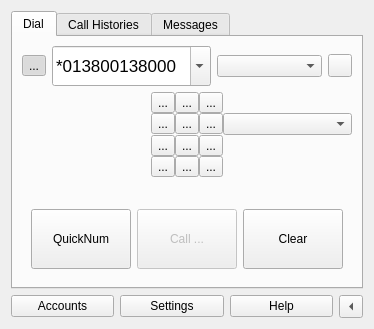
<?xml version="1.0" encoding="UTF-8"?>
<ui version="4.0">
 <class>MosipPhone</class>
 <widget class="QWidget" name="MosipPhone">
  <property name="geometry">
   <rect>
    <x>0</x>
    <y>0</y>
    <width>374</width>
    <height>329</height>
   </rect>
  </property>
  <property name="windowTitle">
   <string>Form</string>
  </property>
  <layout class="QVBoxLayout" name="verticalLayout_4">
   <item>
    <widget class="QTabWidget" name="tabWidget">
     <property name="sizePolicy">
      <sizepolicy hsizetype="Preferred" vsizetype="Expanding">
       <horstretch>0</horstretch>
       <verstretch>0</verstretch>
      </sizepolicy>
     </property>
     <property name="currentIndex">
      <number>0</number>
     </property>
     <widget class="QWidget" name="tab">
      <attribute name="icon">
       <iconset resource="kitphone.qrc">
        <normaloff>:/skins/default/phone.png</normaloff>:/skins/default/phone.png</iconset>
      </attribute>
      <attribute name="title">
       <string>Dial</string>
      </attribute>
      <layout class="QVBoxLayout" name="verticalLayout_2">
       <item>
        <layout class="QHBoxLayout" name="horizontalLayout_4">
         <item>
          <widget class="QToolButton" name="toolButton_4">
           <property name="text">
            <string>...</string>
           </property>
           <property name="icon">
            <iconset resource="kitphone.qrc">
             <normaloff>:/skins/default/keyboard.png</normaloff>:/skins/default/keyboard.png</iconset>
           </property>
           <property name="checkable">
            <bool>true</bool>
           </property>
           <property name="checked">
            <bool>true</bool>
           </property>
          </widget>
         </item>
         <item>
          <widget class="QComboBox" name="comboBox_7">
           <property name="sizePolicy">
            <sizepolicy hsizetype="Preferred" vsizetype="Fixed">
             <horstretch>0</horstretch>
             <verstretch>0</verstretch>
            </sizepolicy>
           </property>
           <property name="minimumSize">
            <size>
             <width>0</width>
             <height>40</height>
            </size>
           </property>
           <property name="font">
            <font>
             <pointsize>13</pointsize>
             <weight>50</weight>
             <bold>false</bold>
             <kerning>true</kerning>
            </font>
           </property>
           <property name="toolTip">
            <string>phone number: such as 123-12344556</string>
           </property>
           <property name="editable">
            <bool>true</bool>
           </property>
           <item>
            <property name="text">
             <string>*013800138000</string>
            </property>
           </item>
           <item>
            <property name="text">
             <string>*01068730066</string>
            </property>
           </item>
           <item>
            <property name="text">
             <string>*01096196</string>
            </property>
           </item>
          </widget>
         </item>
         <item>
          <widget class="QComboBox" name="comboBox_4">
           <property name="sizePolicy">
            <sizepolicy hsizetype="Preferred" vsizetype="Fixed">
             <horstretch>0</horstretch>
             <verstretch>0</verstretch>
            </sizepolicy>
           </property>
           <property name="maximumSize">
            <size>
             <width>105</width>
             <height>16777215</height>
            </size>
           </property>
          </widget>
         </item>
         <item>
          <widget class="QToolButton" name="toolButton_2">
           <property name="text">
            <string/>
           </property>
           <property name="icon">
            <iconset resource="kitphone.qrc">
             <normaloff>:/skins/default/progress.gif</normaloff>:/skins/default/progress.gif</iconset>
           </property>
          </widget>
         </item>
        </layout>
       </item>
       <item>
        <widget class="QWidget" name="widget_2" native="true">
         <layout class="QGridLayout" name="gridLayout">
          <property name="margin">
           <number>0</number>
          </property>
          <property name="spacing">
           <number>0</number>
          </property>
          <item row="0" column="1">
           <widget class="QToolButton" name="toolButton_15">
            <property name="text">
             <string>...</string>
            </property>
            <property name="icon">
             <iconset resource="kitphone.qrc">
              <normaloff>:/skins/default/digit1.png</normaloff>:/skins/default/digit1.png</iconset>
            </property>
            <property name="iconSize">
             <size>
              <width>50</width>
              <height>22</height>
             </size>
            </property>
           </widget>
          </item>
          <item row="0" column="2">
           <widget class="QToolButton" name="toolButton_16">
            <property name="text">
             <string>...</string>
            </property>
            <property name="icon">
             <iconset resource="kitphone.qrc">
              <normaloff>:/skins/default/digit2.png</normaloff>:/skins/default/digit2.png</iconset>
            </property>
            <property name="iconSize">
             <size>
              <width>50</width>
              <height>22</height>
             </size>
            </property>
           </widget>
          </item>
          <item row="0" column="3">
           <widget class="QToolButton" name="toolButton_17">
            <property name="text">
             <string>...</string>
            </property>
            <property name="icon">
             <iconset resource="kitphone.qrc">
              <normaloff>:/skins/default/digit3.png</normaloff>:/skins/default/digit3.png</iconset>
            </property>
            <property name="iconSize">
             <size>
              <width>50</width>
              <height>22</height>
             </size>
            </property>
           </widget>
          </item>
          <item row="1" column="0">
           <spacer name="horizontalSpacer_3">
            <property name="orientation">
             <enum>Qt::Horizontal</enum>
            </property>
            <property name="sizeHint" stdset="0">
             <size>
              <width>25</width>
              <height>20</height>
             </size>
            </property>
           </spacer>
          </item>
          <item row="1" column="1">
           <widget class="QToolButton" name="toolButton_18">
            <property name="text">
             <string>...</string>
            </property>
            <property name="icon">
             <iconset resource="kitphone.qrc">
              <normaloff>:/skins/default/digit4.png</normaloff>:/skins/default/digit4.png</iconset>
            </property>
            <property name="iconSize">
             <size>
              <width>50</width>
              <height>22</height>
             </size>
            </property>
           </widget>
          </item>
          <item row="1" column="2">
           <widget class="QToolButton" name="toolButton_19">
            <property name="text">
             <string>...</string>
            </property>
            <property name="icon">
             <iconset resource="kitphone.qrc">
              <normaloff>:/skins/default/digit5.png</normaloff>:/skins/default/digit5.png</iconset>
            </property>
            <property name="iconSize">
             <size>
              <width>50</width>
              <height>22</height>
             </size>
            </property>
           </widget>
          </item>
          <item row="1" column="3">
           <widget class="QToolButton" name="toolButton_20">
            <property name="text">
             <string>...</string>
            </property>
            <property name="icon">
             <iconset resource="kitphone.qrc">
              <normaloff>:/skins/default/digit6.png</normaloff>:/skins/default/digit6.png</iconset>
            </property>
            <property name="iconSize">
             <size>
              <width>50</width>
              <height>22</height>
             </size>
            </property>
           </widget>
          </item>
          <item row="2" column="1">
           <widget class="QToolButton" name="toolButton_21">
            <property name="text">
             <string>...</string>
            </property>
            <property name="icon">
             <iconset resource="kitphone.qrc">
              <normaloff>:/skins/default/digit7.png</normaloff>:/skins/default/digit7.png</iconset>
            </property>
            <property name="iconSize">
             <size>
              <width>50</width>
              <height>22</height>
             </size>
            </property>
           </widget>
          </item>
          <item row="2" column="2">
           <widget class="QToolButton" name="toolButton_22">
            <property name="text">
             <string>...</string>
            </property>
            <property name="icon">
             <iconset resource="kitphone.qrc">
              <normaloff>:/skins/default/digit8.png</normaloff>:/skins/default/digit8.png</iconset>
            </property>
            <property name="iconSize">
             <size>
              <width>50</width>
              <height>22</height>
             </size>
            </property>
           </widget>
          </item>
          <item row="2" column="3">
           <widget class="QToolButton" name="toolButton_23">
            <property name="text">
             <string>...</string>
            </property>
            <property name="icon">
             <iconset resource="kitphone.qrc">
              <normaloff>:/skins/default/digit9.png</normaloff>:/skins/default/digit9.png</iconset>
            </property>
            <property name="iconSize">
             <size>
              <width>50</width>
              <height>22</height>
             </size>
            </property>
           </widget>
          </item>
          <item row="2" column="4">
           <spacer name="horizontalSpacer_2">
            <property name="orientation">
             <enum>Qt::Horizontal</enum>
            </property>
            <property name="sizeHint" stdset="0">
             <size>
              <width>75</width>
              <height>20</height>
             </size>
            </property>
           </spacer>
          </item>
          <item row="3" column="1">
           <widget class="QToolButton" name="toolButton_24">
            <property name="text">
             <string>...</string>
            </property>
            <property name="icon">
             <iconset resource="kitphone.qrc">
              <normaloff>:/skins/default/digitstar.png</normaloff>:/skins/default/digitstar.png</iconset>
            </property>
            <property name="iconSize">
             <size>
              <width>50</width>
              <height>22</height>
             </size>
            </property>
           </widget>
          </item>
          <item row="3" column="2">
           <widget class="QToolButton" name="toolButton_14">
            <property name="text">
             <string>...</string>
            </property>
            <property name="icon">
             <iconset resource="kitphone.qrc">
              <normaloff>:/skins/default/digit0.png</normaloff>:/skins/default/digit0.png</iconset>
            </property>
            <property name="iconSize">
             <size>
              <width>50</width>
              <height>22</height>
             </size>
            </property>
           </widget>
          </item>
          <item row="3" column="3">
           <widget class="QToolButton" name="toolButton_25">
            <property name="text">
             <string>...</string>
            </property>
            <property name="icon">
             <iconset resource="kitphone.qrc">
              <normaloff>:/skins/default/digitpound.png</normaloff>:/skins/default/digitpound.png</iconset>
            </property>
            <property name="iconSize">
             <size>
              <width>50</width>
              <height>22</height>
             </size>
            </property>
           </widget>
          </item>
          <item row="1" column="4">
           <widget class="QComboBox" name="comboBox">
            <property name="toolTip">
             <string>语音编码</string>
            </property>
           </widget>
          </item>
          <item row="4" column="2">
           <spacer name="verticalSpacer">
            <property name="orientation">
             <enum>Qt::Vertical</enum>
            </property>
            <property name="sizeHint" stdset="0">
             <size>
              <width>20</width>
              <height>40</height>
             </size>
            </property>
           </spacer>
          </item>
         </layout>
        </widget>
       </item>
       <item>
        <widget class="QStackedWidget" name="stackedWidget">
         <property name="currentIndex">
          <number>0</number>
         </property>
         <widget class="QWidget" name="page">
          <layout class="QHBoxLayout" name="horizontalLayout_2">
           <item>
            <widget class="QPushButton" name="pushButton_4">
             <property name="minimumSize">
              <size>
               <width>0</width>
               <height>60</height>
              </size>
             </property>
             <property name="text">
              <string>QuickNum</string>
             </property>
             <property name="icon">
              <iconset resource="kitphone.qrc">
               <normaloff>:/skins/default/images.jpeg</normaloff>:/skins/default/images.jpeg</iconset>
             </property>
             <property name="iconSize">
              <size>
               <width>32</width>
               <height>32</height>
              </size>
             </property>
            </widget>
           </item>
           <item>
            <widget class="QPushButton" name="pushButton_5">
             <property name="enabled">
              <bool>false</bool>
             </property>
             <property name="minimumSize">
              <size>
               <width>0</width>
               <height>60</height>
              </size>
             </property>
             <property name="sizeIncrement">
              <size>
               <width>0</width>
               <height>0</height>
              </size>
             </property>
             <property name="baseSize">
              <size>
               <width>0</width>
               <height>0</height>
              </size>
             </property>
             <property name="text">
              <string>Call ...</string>
             </property>
             <property name="icon">
              <iconset resource="kitphone.qrc">
               <normaloff>:/skins/default/phone_32.png</normaloff>:/skins/default/phone_32.png</iconset>
             </property>
             <property name="iconSize">
              <size>
               <width>32</width>
               <height>32</height>
              </size>
             </property>
            </widget>
           </item>
           <item>
            <widget class="QPushButton" name="pushButton_6">
             <property name="minimumSize">
              <size>
               <width>0</width>
               <height>60</height>
              </size>
             </property>
             <property name="text">
              <string>Clear</string>
             </property>
             <property name="icon">
              <iconset resource="kitphone.qrc">
               <normaloff>:/skins/default/clear.png</normaloff>:/skins/default/clear.png</iconset>
             </property>
             <property name="iconSize">
              <size>
               <width>32</width>
               <height>32</height>
              </size>
             </property>
            </widget>
           </item>
          </layout>
         </widget>
         <widget class="QWidget" name="page_2">
          <layout class="QHBoxLayout" name="horizontalLayout_3">
           <item>
            <layout class="QGridLayout" name="gridLayout_2">
             <item row="0" column="0">
              <widget class="QLabel" name="label">
               <property name="sizePolicy">
                <sizepolicy hsizetype="Maximum" vsizetype="Preferred">
                 <horstretch>0</horstretch>
                 <verstretch>0</verstretch>
                </sizepolicy>
               </property>
               <property name="text">
                <string>Time:</string>
               </property>
              </widget>
             </item>
             <item row="0" column="1">
              <widget class="QLabel" name="label_3">
               <property name="text">
                <string>00:00:00</string>
               </property>
              </widget>
             </item>
             <item row="1" column="0">
              <widget class="QLabel" name="label_2">
               <property name="sizePolicy">
                <sizepolicy hsizetype="Maximum" vsizetype="Preferred">
                 <horstretch>0</horstretch>
                 <verstretch>0</verstretch>
                </sizepolicy>
               </property>
               <property name="text">
                <string>State:</string>
               </property>
              </widget>
             </item>
             <item row="1" column="1">
              <widget class="QLabel" name="label_4">
               <property name="text">
                <string>CALLING</string>
               </property>
              </widget>
             </item>
            </layout>
           </item>
           <item>
            <widget class="QPushButton" name="pushButton_8">
             <property name="enabled">
              <bool>false</bool>
             </property>
             <property name="sizePolicy">
              <sizepolicy hsizetype="Maximum" vsizetype="Fixed">
               <horstretch>0</horstretch>
               <verstretch>0</verstretch>
              </sizepolicy>
             </property>
             <property name="minimumSize">
              <size>
               <width>0</width>
               <height>60</height>
              </size>
             </property>
             <property name="text">
              <string>Hangup</string>
             </property>
             <property name="icon">
              <iconset resource="kitphone.qrc">
               <normaloff>:/skins/default/hangup_20.png</normaloff>:/skins/default/hangup_20.png</iconset>
             </property>
            </widget>
           </item>
          </layout>
         </widget>
        </widget>
       </item>
      </layout>
     </widget>
     <widget class="QWidget" name="tab_2">
      <attribute name="icon">
       <iconset resource="kitphone.qrc">
        <normaloff>:/skins/default/images_call_log.jpeg</normaloff>:/skins/default/images_call_log.jpeg</iconset>
      </attribute>
      <attribute name="title">
       <string>Call Histories</string>
      </attribute>
      <layout class="QVBoxLayout" name="verticalLayout_3">
       <item>
        <layout class="QHBoxLayout" name="horizontalLayout_6">
         <item>
          <widget class="QComboBox" name="comboBox_9">
           <property name="sizePolicy">
            <sizepolicy hsizetype="Expanding" vsizetype="Fixed">
             <horstretch>0</horstretch>
             <verstretch>0</verstretch>
            </sizepolicy>
           </property>
           <property name="editable">
            <bool>true</bool>
           </property>
          </widget>
         </item>
         <item>
          <widget class="QComboBox" name="comboBox_10">
           <property name="sizePolicy">
            <sizepolicy hsizetype="Preferred" vsizetype="Fixed">
             <horstretch>0</horstretch>
             <verstretch>0</verstretch>
            </sizepolicy>
           </property>
           <item>
            <property name="text">
             <string>All</string>
            </property>
           </item>
           <item>
            <property name="text">
             <string>Missed</string>
            </property>
           </item>
           <item>
            <property name="text">
             <string>Received</string>
            </property>
           </item>
           <item>
            <property name="text">
             <string>Deleted</string>
            </property>
           </item>
          </widget>
         </item>
         <item>
          <widget class="QToolButton" name="toolButton_9">
           <property name="text">
            <string>...</string>
           </property>
          </widget>
         </item>
        </layout>
       </item>
       <item>
        <widget class="QTreeView" name="treeView_2">
         <property name="contextMenuPolicy">
          <enum>Qt::CustomContextMenu</enum>
         </property>
         <property name="horizontalScrollBarPolicy">
          <enum>Qt::ScrollBarAlwaysOff</enum>
         </property>
         <property name="alternatingRowColors">
          <bool>true</bool>
         </property>
         <property name="animated">
          <bool>true</bool>
         </property>
        </widget>
       </item>
      </layout>
     </widget>
     <widget class="QWidget" name="tab_3">
      <attribute name="icon">
       <iconset resource="kitphone.qrc">
        <normaloff>:/skins/default/sendchat_32.png</normaloff>:/skins/default/sendchat_32.png</iconset>
      </attribute>
      <attribute name="title">
       <string>Messages</string>
      </attribute>
      <layout class="QVBoxLayout" name="verticalLayout_5">
       <item>
        <widget class="QPushButton" name="pushButton_7">
         <property name="text">
          <string>PushButton</string>
         </property>
        </widget>
       </item>
       <item>
        <widget class="QListWidget" name="listWidget"/>
       </item>
      </layout>
     </widget>
    </widget>
   </item>
   <item>
    <layout class="QHBoxLayout" name="horizontalLayout">
     <item>
      <widget class="QPushButton" name="pushButton">
       <property name="text">
        <string>Accounts</string>
       </property>
       <property name="icon">
        <iconset resource="kitphone.qrc">
         <normaloff>:/skins/default/book_32.png</normaloff>:/skins/default/book_32.png</iconset>
       </property>
      </widget>
     </item>
     <item>
      <widget class="QPushButton" name="pushButton_2">
       <property name="text">
        <string>Settings</string>
       </property>
       <property name="icon">
        <iconset resource="kitphone.qrc">
         <normaloff>:/skins/default/configure.png</normaloff>:/skins/default/configure.png</iconset>
       </property>
      </widget>
     </item>
     <item>
      <widget class="QPushButton" name="pushButton_3">
       <property name="text">
        <string>Help</string>
       </property>
       <property name="icon">
        <iconset resource="kitphone.qrc">
         <normaloff>:/skins/default/quest.png</normaloff>:/skins/default/quest.png</iconset>
       </property>
      </widget>
     </item>
     <item>
      <widget class="QToolButton" name="toolButton">
       <property name="text">
        <string>...</string>
       </property>
       <property name="arrowType">
        <enum>Qt::LeftArrow</enum>
       </property>
      </widget>
     </item>
    </layout>
   </item>
  </layout>
 </widget>
 <resources>
  <include location="kitphone.qrc"/>
 </resources>
 <connections/>
</ui>
